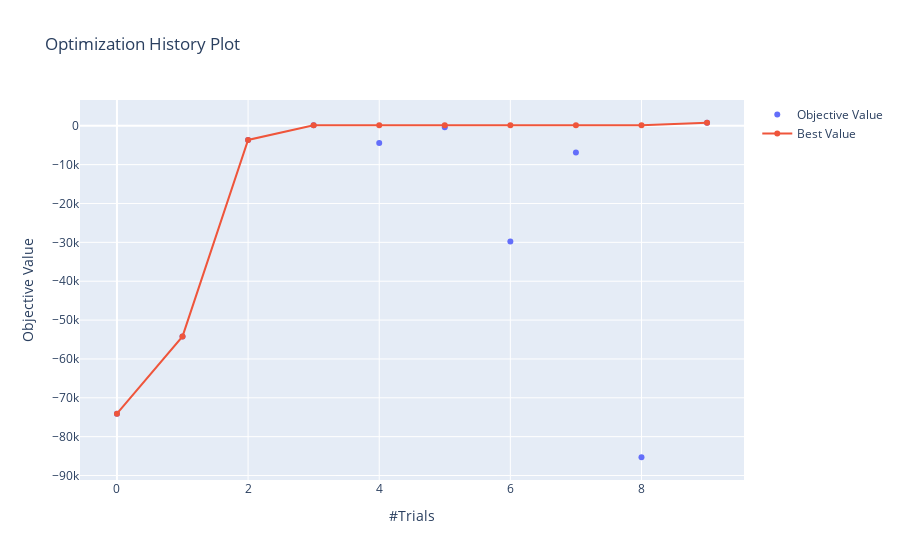

Write notebook code for a chart like this one.
### Code cell
optuna.visualization.plot_optimization_history(study)

### Figure 1 — Plotly figure (JSON) as saved in the notebook; plotly's stock layout.template omitted (floating-point values rounded to 4 significant figures)
{"data": [{"mode": "markers", "name": "Objective Value", "type": "scatter", "x": [0, 1, 2, 3, 4, 5, 6, 7, 8, 9], "y": [-74075, -54211, -3643, 106, -4414, -408, -29764, -6871, -85297, 776]}, {"name": "Best Value", "type": "scatter", "x": [0, 1, 2, 3, 4, 5, 6, 7, 8, 9], "y": [-74075, -54211, -3643, 106, 106, 106, 106, 106, 106, 776]}], "layout": {"title": {"text": "Optimization History Plot"}, "xaxis": {"title": {"text": "#Trials"}}, "yaxis": {"title": {"text": "Objective Value"}}}}
